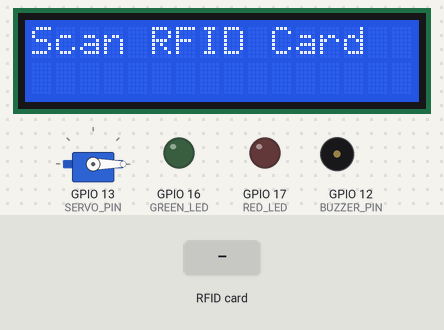
This sketch was run on a simulated ESP32. Parts: 16×2 character LCD, servo, output pins drawn as LEDs (lit = HIGH), buzzer (waves = sounding). The test bench sets the inputs (shaded band). WiFi joins after 1.5 s; servers stay silent unless stated; what the sketch prints to the serial monitor is not drawn.

Above: at 4.6 s.
4.7 s: RFID card 01 02 03 04 held to the reader
At 6.1 s:
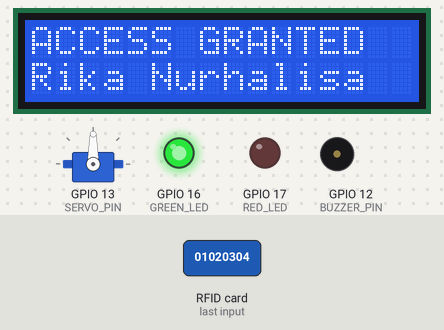
6.4 s: RFID card 5E 7A 19 C4 held to the reader
At 9.2 s:
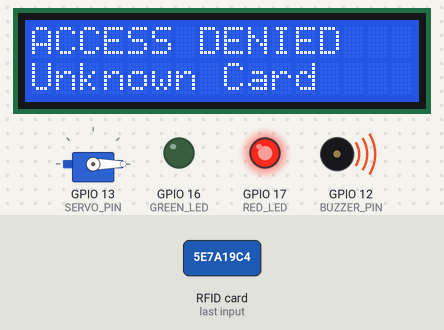
9.4 s: RFID card 11 22 33 44 held to the reader
At 12.4 s:
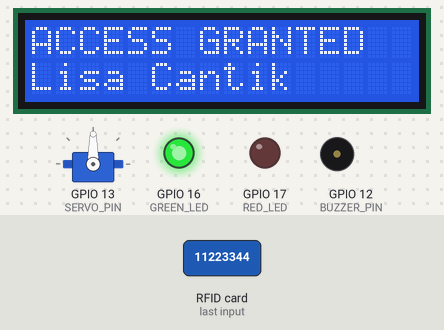
Timing chart, 0 to 17.4 s (numbered marks = the images above; inputs shaded):
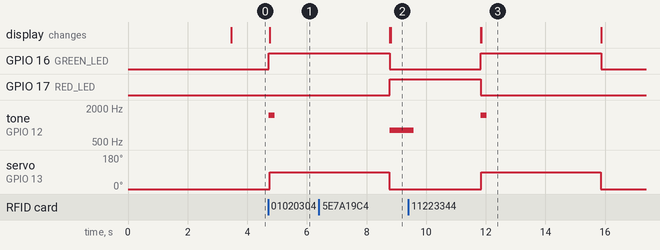

Measured:
- after the input at 4.7 s, GPIO 16 (GREEN_LED): LOW → HIGH at once; tone on GPIO 12 (BUZZER_PIN): silent → 1500 Hz at once, → silent 0.20 s later; servo on GPIO 13 (SERVO_PIN): 0° → 90° after 0.06 s; the display: changes after 0.06 s (image 1)
- after the input at 6.4 s, GPIO 17 (RED_LED): LOW → HIGH after 2.4 s; tone on GPIO 12 (BUZZER_PIN): silent → 800 Hz after 2.4 s; the display: first differs from a run without the input after 2.4 s (image 2)
- after the input at 9.4 s, GPIO 16 (GREEN_LED): LOW → HIGH after 2.4 s, → LOW 4.0 s later; servo on GPIO 13 (SERVO_PIN): 0° → 90° after 2.5 s, → 0° 4.0 s later; the display: first differs from a run without the input after 2.5 s (image 3)

The sketch:

sketch.ino
```cpp
#define BLYNK_TEMPLATE_ID "TMPL65tArFyLu"
#define BLYNK_TEMPLATE_NAME "Smart Locker"
#define BLYNK_AUTH_TOKEN "s6ijihtiNHnQNgKdddTc8AIQQ-WFjZKi"

#define BLYNK_PRINT Serial
#include <WiFi.h>
#include <BlynkSimpleEsp32.h>

#include <SPI.h>
#include <MFRC522.h>

#include <ESP32Servo.h>
#include <Wire.h>
#include <LiquidCrystal_I2C.h>

// =====================
// WIFI
// =====================
char ssid[] = "Wokwi-GUEST";
char pass[] = "";

// =====================
// RFID
// =====================
#define SS_PIN 5
#define RST_PIN 27
MFRC522 mfrc522(SS_PIN, RST_PIN);

// =====================
// LCD I2C
// =====================
LiquidCrystal_I2C lcd(0x27, 16, 2);

// =====================
// SERVO
// =====================
Servo lockerServo;
#define SERVO_PIN 13

// =====================
// BUZZER & LED
// =====================
#define BUZZER_PIN 12
#define GREEN_LED 16
#define RED_LED 17

// =====================
// COUNTER
// =====================
int accessCount = 0;

// =====================
// UID
// =====================
String authorizedUID  = "01 02 03 04";
String authorizedUID2 = "11 22 33 44";
String authorizedUID3 = "AA BB CC DD";

// =====================
// BLYNK SYNC (FIX RESET COUNTER)
// =====================
BLYNK_CONNECTED() {
  accessCount = 0;
  Blynk.virtualWrite(V2, 0);
  Blynk.syncVirtual(V0, V1, V3, V4);
}

// =====================

void accessGranted(String nama);
void accessDenied();

void setup() {

  Serial.begin(115200);

  pinMode(BUZZER_PIN, OUTPUT);
  pinMode(GREEN_LED, OUTPUT);
  pinMode(RED_LED, OUTPUT);

  digitalWrite(GREEN_LED, LOW);
  digitalWrite(RED_LED, LOW);

  // LCD
  lcd.init();
  lcd.backlight();
  lcd.setCursor(0, 0);
  lcd.print("Smart Locker");
  lcd.setCursor(0, 1);
  lcd.print("Starting...");

  // Servo
  lockerServo.attach(SERVO_PIN);
  lockerServo.write(0);

  // RFID
  SPI.begin();
  mfrc522.PCD_Init();

  // Blynk
  Blynk.begin(BLYNK_AUTH_TOKEN, ssid, pass);

  delay(1500);

  lcd.clear();
  lcd.setCursor(0, 0);
  lcd.print("Scan RFID Card");
}

void loop() {

  Blynk.run();

  if (!mfrc522.PICC_IsNewCardPresent()) return;
  if (!mfrc522.PICC_ReadCardSerial()) return;

  String uid = "";

  for (byte i = 0; i < mfrc522.uid.size; i++) {
    if (mfrc522.uid.uidByte[i] < 0x10) uid += "0";
    uid += String(mfrc522.uid.uidByte[i], HEX);

    if (i < mfrc522.uid.size - 1) uid += " ";
  }

  uid.toUpperCase();

  Serial.println("UID: " + uid);

  if (uid == authorizedUID) accessGranted("Rika Nurhalisa");
  else if (uid == authorizedUID2) accessGranted("Lisa Cantik");
  else if (uid == authorizedUID3) accessGranted("Jefri Nichole");
  else accessDenied();

  mfrc522.PICC_HaltA();
}

// =====================
// ACCESS GRANTED
// =====================
void accessGranted(String nama) {

  accessCount++;

  digitalWrite(GREEN_LED, HIGH);
  digitalWrite(RED_LED, LOW);

  tone(BUZZER_PIN, 1500, 200);

  lcd.clear();
  lcd.setCursor(0, 0);
  lcd.print("ACCESS GRANTED");
  lcd.setCursor(0, 1);
  lcd.print(nama);

  lockerServo.write(90);

  Blynk.virtualWrite(V0, "OPEN");
  Blynk.virtualWrite(V1, nama);
  Blynk.virtualWrite(V2, accessCount);
  Blynk.virtualWrite(V3, nama + " Login");

  Serial.println("ACCESS GRANTED - " + nama);

  delay(4000);

  lockerServo.write(0);

  lcd.clear();
  lcd.setCursor(0, 0);
  lcd.print("Scan RFID Card");

  digitalWrite(GREEN_LED, LOW);
}

// =====================
// ACCESS DENIED
// =====================
void accessDenied() {

  digitalWrite(RED_LED, HIGH);
  digitalWrite(GREEN_LED, LOW);

  tone(BUZZER_PIN, 800, 800);

  lcd.clear();
  lcd.setCursor(0, 0);
  lcd.print("ACCESS DENIED");
  lcd.setCursor(0, 1);
  lcd.print("Unknown Card");

  Blynk.virtualWrite(V0, "DENIED");
  Blynk.virtualWrite(V1, "UNKNOWN");
  Blynk.virtualWrite(V3, "Unknown Card");
  Blynk.virtualWrite(V4, "SECURITY ALERT!");

  Serial.println("ACCESS DENIED");

  delay(3000);

  lcd.clear();
  lcd.setCursor(0, 0);
  lcd.print("Scan RFID Card");

  digitalWrite(RED_LED, LOW);
}
```
